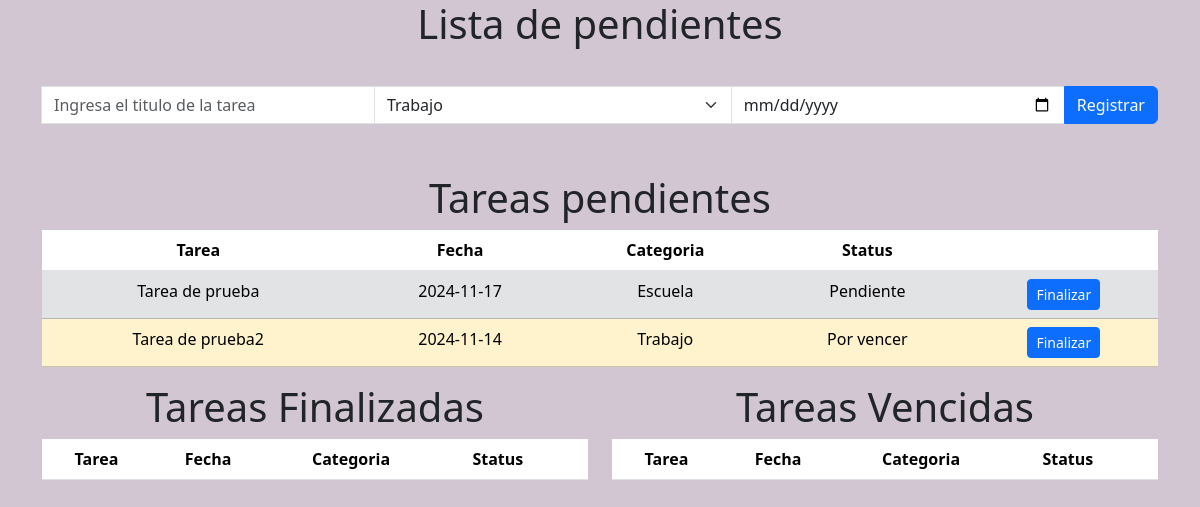
The page / on the database its author committed.
### modelos/models.py (models this page shows, shortened)
class Tarea(db.Model):
    __tablename__='Tareas'
    id = db.Column(db.Integer,primary_key=True)
    titulo = db.Column(db.Text)
    fecha = db.Column(db.Date)
    idcategoria = db.Column(db.Integer,db.ForeignKey('Cat_categorias.id_categorias'),name='fk_categorias_tarea')
    idestado = db.Column(db.Integer,db.ForeignKey('Cat_estado.id_estado'),name='fk_estado_tarea')

class Categorias(db.Model):
    __tablename__='Cat_categorias'
    id_categorias = db.Column(db.Integer,primary_key=True)
    nombre = db.Column(db.Text)
    tarea = db.relationship('Tarea',backref='categoria',lazy='dynamic')

class Estado(db.Model):
    __tablename__='Cat_estado'
    id_estado = db.Column(db.Integer,primary_key=True)
    estado = db.Column(db.Text)
    tarea = db.relationship('Tarea',backref='estado',lazy='dynamic')

### app.py (the view)
@app.route('/',methods=['GET','POST'])
def index():
    tarea = formularioTareas()
    tarea.categoria.choices = [(c.id_categorias,c.nombre) for c in Categorias.query.all()]
    if tarea.validate_on_submit():
        task = Tarea(titulo=tarea.titulo.data,fecha=tarea.fecha.data,idcategoria=tarea.categoria.data,idestado=2)
        db.session.add(task)
        db.session.commit()
        return redirect(url_for('index'))
    tareas_pendientes = Tarea.query.filter(or_(Tarea.idestado == 2 ,Tarea.idestado == 3))
    tareas_finalizadas = Tarea.query.filter(Tarea.idestado == 1)
    tareas_vencida = Tarea.query.filter(Tarea.idestado == 4)
    return render_template('index.html',formularioTarea=tarea,
                           pendientes=tareas_pendientes,terminadas=tareas_finalizadas,vencidas=tareas_vencida)

### formularios/formTask.py
class formularioTareas(FlaskForm):
    titulo = StringField('Titulo',validators=[DataRequired()],
                         render_kw={"class":"form-control","placeholder":"Ingresa el titulo de la tarea"})
    fecha = DateField('Fecha',format='%Y-%m-%d',validators=[DataRequired()],
                      render_kw={"class":"form-control"})
    categoria = SelectField('Categoría', choices=[], coerce=str,validators=[DataRequired()], render_kw={"class":"form-select"})
    boton = SubmitField('Registrar',render_kw={"class":"btn btn-primary"})

### app.py (called while the page is built)
@app.before_request
def tarea_vencer():
    tareas_porvencer = Tarea.query.filter(Tarea.fecha == hoy, Tarea.idestado == 2).all()
    for tarea in tareas_porvencer:
        tarea.idestado = 3
        db.session.add(tarea)
    db.session.commit()

@app.before_request
def tarea_vencidas():
    tareas_vendecias = Tarea.query.filter(hoy > Tarea.fecha, Tarea.idestado == 2).all()
    for tarea in tareas_vendecias:
        tarea.idestado = 4
        db.session.add(tarea)
    db.session.commit()

### templates/index.html (shortened to what this page needs)
<!doctype html>
<html lang="en">
<head>
    <link href="https://cdn.jsdelivr.net/npm/bootstrap@5.3.3/dist/css/bootstrap.min.css" rel="stylesheet"
>
</head>
<body style="background-color: #7575;">
    <div class="container">
        <div class="row " style="margin-bottom: 30px;">
            <div class="col">
                <h1 class="text-center">Lista de pendientes</h1>
            </div>
        </div>
    </div>
    <div class="container">
        <div class="row " style="margin-bottom: 50px;">
            <div class="col align-self-center">
                <form method="post">
                    <div class="input-group">
                        {{ formularioTarea.titulo }}
                        {{ formularioTarea.categoria }}
                        {{ formularioTarea.fecha }}
                        {{ formularioTarea.boton }}
                    </div>
                </form>
            </div>
        </div>
        <div class="row">
            <div class="col align-self-center">
                <h1 class="text-center">Tareas pendientes</h1>
                <div class="table-responsive">
                    <table class="table table-hover text-center">
                        <thead>
                            <tr>
                                <th scope="col">Tarea</th>
                                <th scope="col">Fecha</th>
                                <th scope="col">Categoria</th>
                                <th scope="col">Status</th>
                                <th scope="col"></th>
                            </tr>
                        </thead>
                        <tbody>
                            {% for pendiente in pendientes %}
                                {% if pendiente.idestado == 2 %}
                                    <tr class="table-secondary">
                                {% elif pendiente.idestado == 3  %}
                                    <tr class="table-warning">
                                {% endif %}
                                        <td>{{ pendiente.titulo }}</td>
                                        <td>{{ pendiente.fecha }}</td>
                                        <td>{{ pendiente.categoria.nombre }}</td>
                                        <td>{{ pendiente.estado.estado }}</td>
                                        <td>
                                            <form method="post" action="/terminado">
                                                <button class="btn btn-primary btn-sm" type="submit" value="{{ pendiente.id }}"
                                                name="id">Finalizar</button>
                                            </form>
                                        </td>
                                    </tr>
                            {% endfor %}
                        </tbody>
                    </table>
                </div>
            </div>
        </div>
        <div class="row">
            <div class="col align-self-center">
                <h1 class="text-center">Tareas Finalizadas</h1>
                <div class="table-responsive">
                    <table class="table table-hover text-center">
                        <thead>
                            <tr>
                                <th scope="col">Tarea</th>
                                <th scope="col">Fecha</th>
                                <th scope="col">Categoria</th>
                                <th scope="col">Status</th>
                                <th scope="col"></th>
                            </tr>
                        </thead>
                    </table>
                </div>
            </div>
            <div class="col align-self-center">
                <h1 class="text-center">Tareas Vencidas</h1>
                <div class="table-responsive">
                    <table class="table table-hover text-center">
                        <thead>
                            <tr>
                                <th scope="col">Tarea</th>
                                <th scope="col">Fecha</th>
                                <th scope="col">Categoria</th>
                                <th scope="col">Status</th>
                                <th scope="col"></th>
                            </tr>
                        </thead>
                    </table>
                </div>
            </div>
        </div>
    </div>
</body>
</html>

### rows shown on the page
Tarea: titulo "Tarea de prueba", fecha "2024-11-17", categoria.nombre "Escuela", estado.estado "Pendiente", {{ pendiente.id }} 1 (drawn)
Tarea: titulo "Tarea de prueba2", fecha "2024-11-14", categoria.nombre "Trabajo", estado.estado "Por vencer", {{ pendiente.id }} 2 (drawn)
